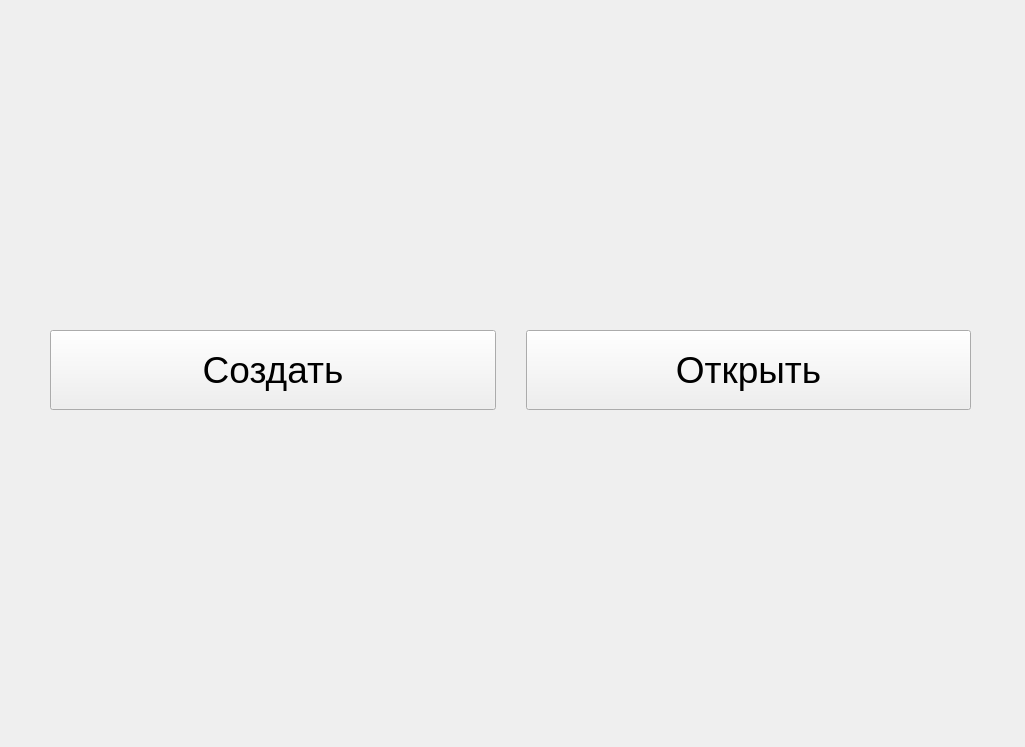
<?xml version="1.0" encoding="UTF-8"?>
<ui version="4.0">
 <class>Form2</class>
 <widget class="QWidget" name="Form2">
  <property name="geometry">
   <rect>
    <x>0</x>
    <y>0</y>
    <width>1025</width>
    <height>747</height>
   </rect>
  </property>
  <property name="minimumSize">
   <size>
    <width>1025</width>
    <height>747</height>
   </size>
  </property>
  <property name="maximumSize">
   <size>
    <width>1025</width>
    <height>747</height>
   </size>
  </property>
  <property name="windowTitle">
   <string>Form</string>
  </property>
  <widget class="QWidget" name="layoutWidget">
   <property name="geometry">
    <rect>
     <x>0</x>
     <y>0</y>
     <width>1021</width>
     <height>741</height>
    </rect>
   </property>
   <layout class="QHBoxLayout" name="horizontalLayout_2">
    <property name="spacing">
     <number>30</number>
    </property>
    <property name="leftMargin">
     <number>50</number>
    </property>
    <property name="topMargin">
     <number>0</number>
    </property>
    <property name="rightMargin">
     <number>50</number>
    </property>
    <property name="bottomMargin">
     <number>0</number>
    </property>
    <item>
     <widget class="QPushButton" name="add_2">
      <property name="enabled">
       <bool>true</bool>
      </property>
      <property name="sizePolicy">
       <sizepolicy hsizetype="Maximum" vsizetype="Maximum">
        <horstretch>0</horstretch>
        <verstretch>0</verstretch>
       </sizepolicy>
      </property>
      <property name="maximumSize">
       <size>
        <width>500</width>
        <height>80</height>
       </size>
      </property>
      <property name="sizeIncrement">
       <size>
        <width>0</width>
        <height>0</height>
       </size>
      </property>
      <property name="baseSize">
       <size>
        <width>0</width>
        <height>0</height>
       </size>
      </property>
      <property name="font">
       <font>
        <family>Arial</family>
        <pointsize>28</pointsize>
       </font>
      </property>
      <property name="tabletTracking">
       <bool>false</bool>
      </property>
      <property name="acceptDrops">
       <bool>false</bool>
      </property>
      <property name="toolTip">
       <string notr="true"/>
      </property>
      <property name="toolTipDuration">
       <number>-1</number>
      </property>
      <property name="layoutDirection">
       <enum>Qt::LeftToRight</enum>
      </property>
      <property name="autoFillBackground">
       <bool>false</bool>
      </property>
      <property name="styleSheet">
       <string notr="true"/>
      </property>
      <property name="text">
       <string>Создать</string>
      </property>
      <property name="checkable">
       <bool>false</bool>
      </property>
     </widget>
    </item>
    <item>
     <widget class="QPushButton" name="open_2">
      <property name="enabled">
       <bool>true</bool>
      </property>
      <property name="sizePolicy">
       <sizepolicy hsizetype="Maximum" vsizetype="Maximum">
        <horstretch>0</horstretch>
        <verstretch>0</verstretch>
       </sizepolicy>
      </property>
      <property name="maximumSize">
       <size>
        <width>500</width>
        <height>80</height>
       </size>
      </property>
      <property name="sizeIncrement">
       <size>
        <width>0</width>
        <height>0</height>
       </size>
      </property>
      <property name="font">
       <font>
        <family>Arial</family>
        <pointsize>28</pointsize>
       </font>
      </property>
      <property name="tabletTracking">
       <bool>false</bool>
      </property>
      <property name="acceptDrops">
       <bool>false</bool>
      </property>
      <property name="toolTipDuration">
       <number>-1</number>
      </property>
      <property name="autoFillBackground">
       <bool>false</bool>
      </property>
      <property name="text">
       <string>Открыть</string>
      </property>
     </widget>
    </item>
   </layout>
  </widget>
 </widget>
 <resources/>
 <connections/>
</ui>
